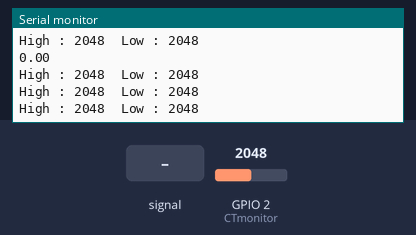
A sketch run on a simulated ESP32. Parts: the last lines printed to the serial monitor. The test bench sets the inputs (shaded band); at power-on: GPIO 2 (CTmonitor) = 2048.

Above: at 1.2 s.
1.3 s: GPIO 2 (CTmonitor) fed a 200 Hz sine of ±327 counts around its level
At 1.58 s:
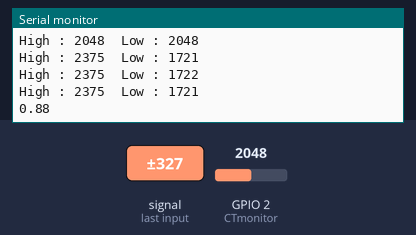
2.8 s: GPIO 2 (CTmonitor) set to 2866
At 3.22 s:
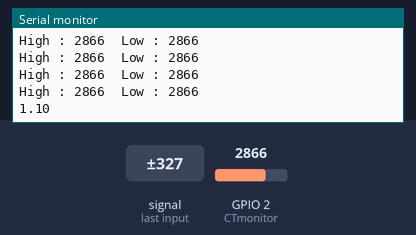
4.3 s: GPIO 2 (CTmonitor) set to 3603
At 4.31 s:
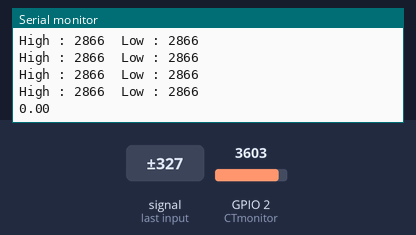
Timing chart, 0 to 7.3 s (numbered marks = the images above; inputs shaded):
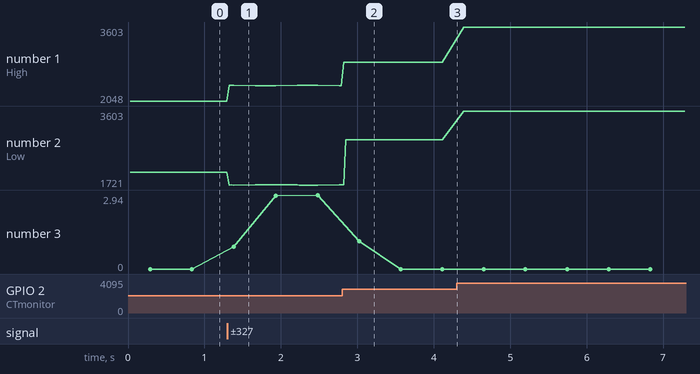

The sketch:

INA199B3_Test_Code.ino
```cpp
#define ADC_RESOLUTION    4096  //1024
#define CTmonitor 2

float avgResult=0;
float currentInmA=0;
void setup() {
  // put your setup code here, to run once:
Serial.begin(9600);
}

void loop()
{
  // put your main code here, to run repeatedly:
for(int i=0;i<10;i++){
  avgResult += GetpeakTopeak();
  }
  avgResult = avgResult/10.00;
  currentInmA = 0.0045 * avgResult;
  Serial.println(currentInmA);
  avgResult = 0;
  delay(250);
}

int16_t GetpeakTopeak() {
  int16_t ctValueHigh = 0;
  int16_t ctValueLow = ADC_RESOLUTION;

  for (uint8_t i = 0; i < 40; i++) {
    if (analogRead(CTmonitor) > ctValueHigh)
      ctValueHigh = analogRead(CTmonitor);
    if (analogRead(CTmonitor) < ctValueLow)
      ctValueLow = analogRead(CTmonitor);
    delayMicroseconds(500);
    //delay(1);
  }
    Serial.print("High : ");  Serial.print(ctValueHigh);
    Serial.print('\t');
    Serial.print("Low : ");  Serial.println(ctValueLow);
  return (ctValueHigh - ctValueLow);
}
```

Measured:
- after the input at 1.3 s, the serial monitor: prints a new line at once (image 1)
- after the input at 2.8 s, the serial monitor: prints a new line at once (image 2)
- plotted number 1: 2048 → 2373 after the input at 1.3 s, 2373 → 2866 after the input at 2.8 s, 2866 → 3603 after the input at 4.3 s
- plotted number 2: 2048 → 1725 after the input at 1.3 s, 1725 → 2866 after the input at 2.8 s, 2866 → 3603 after the input at 4.3 s
- plotted number 3: 0 → 2.94 after the input at 1.3 s
